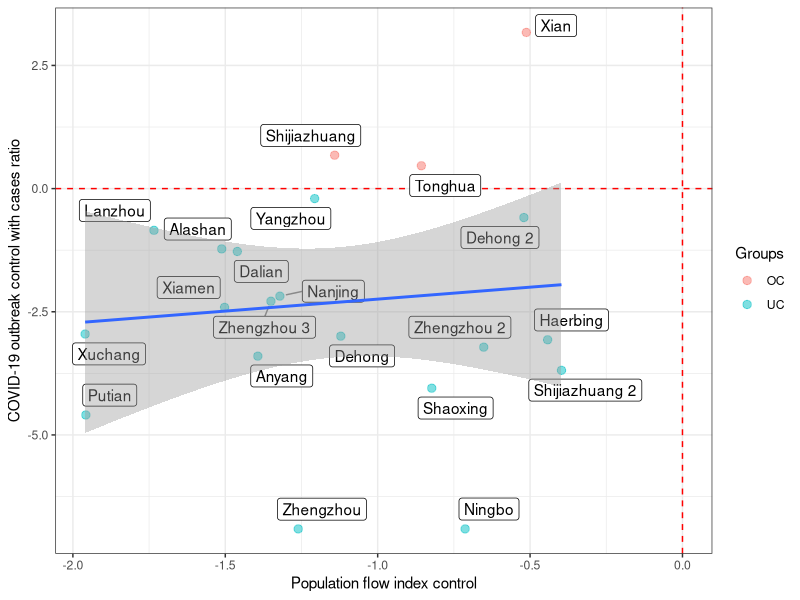

Source code (R): (Note: this script raises an error after producing the figure.)
library(jsonlite)
library(rjson)
library(tidyverse)
library(lubridate)
library(ggrepel)
#rm(list = ls())

#cfile=list.files(pattern = "csv")

#df=tibble()
#for (i in 1:length(cfile)) {
#  x=read.csv(cfile[i],header = T)
#  df=x %>% bind_rows(df)
#}


## non-omicron
#df1=df %>% filter(time<as.Date("2022-01-18")) %>% as_tibble() %>% 
#  mutate(Strength_covid=ifelse(Strength_covid==0,0.001,Strength_covid),
#    x=log(Strength_flu),
#         y=log(Strength_covid))

#write.csv(df1,"df1.csv")


## plot
df1 <- read_csv("df1.csv")

test <- df1 %>%
  mutate(
    `Groups` = case_when(
      `Groups` == "UC" ~ "Under control",
      `Groups` == "OC" ~ "Out of control",
      TRUE ~ `Groups` # All the other remain the same
    )
  )

p1=ggplot(df1,aes(x=x,y=y,label=name))+
  geom_hline(yintercept=0, linetype="dashed", color = "red")+
  geom_vline(xintercept=0, linetype="dashed", color = "red")+
  geom_point(
    aes(color = `Groups`, fill = `Groups`),
    size = 2.5, alpha = 0.5, 
    shape = 21
  )+
  geom_label_repel(aes(label = name),
                   box.padding   = 0.35, 
                   point.padding = 0.5,
                   segment.color = 'grey50')+ 
  geom_smooth(aes(x,y),method = lm)+
  labs(x="Population flow index control",y="COVID-19 outbreak control with cases ratio")+
  theme_bw()

## non-omicron

ggsave("caseR-A.pdf",width = 12,height = 6,dpi = 500)


#df2=df %>% filter(time>as.Date("2022-01-17")) %>% as_tibble() %>% 
#  mutate(Strength_covid=ifelse(Strength_covid==0,0.001,Strength_covid),
#         x=log(Strength_flu),
#         y=log(Strength_covid)) %>% 
#  filter(!name %in% c("Jiamusi","Hangzhou",
#                      "Zhengzhou",
#                      "Dezhou"))

#write.csv(df2,"df2.csv")


## plot
df2 <- read_csv("df2.csv")

test <- df1 %>%
  mutate(
    `Groups` = case_when(
      `Groups` == "UC" ~ "Under control",
      `Groups` == "OC" ~ "Out of control",
      TRUE ~ `Groups` # All the other remain the same
    )
  )

p2=ggplot(df2,aes(x=x,y=y,label=name))+
  geom_hline(yintercept=0, linetype="dashed", color = "red")+
  geom_vline(xintercept=0, linetype="dashed", color = "red")+
  geom_point(
    aes(color = `Groups`, fill = `Groups`),
    size = 2.5, alpha = 0.5, 
    shape = 21
  )+
  geom_label_repel(aes(label = name),
                   box.padding   = 0.35, 
                   point.padding = 0.5,
                   segment.color = 'grey50')+ 
  geom_smooth(aes(x,y),method = lm)+
  labs(x="Population flow index control",y="COVID-19 outbreak control with cases ratio")+
  theme_bw()

p2=p2+plot_annotation(tag_levels = 'A')
ggsave("caseR-B.pdf",width = 12,height = 6,dpi = 500)


library(patchwork)
p1+p2+plot_annotation(tag_levels = 'A')
ggsave("Omicron-two.pdf",width = 12,height = 12,dpi = 500)



dfp=df1 %>% mutate(type="Non-Omicron") %>% 
  bind_rows(df2 %>% mutate(type="Omicron"))


ggplot(dfp,aes(x=x,y=y,label=name,color=type))+
  geom_hline(yintercept=0, linetype="dashed", color = "red")+
  geom_vline(xintercept=0, linetype="dashed", color = "red")+
  geom_point()+
  guides(color = guide_legend(title = NULL))+
  geom_smooth(method = lm)+
  labs(x="Population flow index control",y="COVID-19 case control")+
  theme_bw()

ggsave("Omicron-all.pdf",width = 8,height = 6,dpi = 500)


ggplot(dfp,aes(x=y,y=x,label=name,color=type))+
  geom_hline(yintercept=0, linetype="dashed", color = "red")+
  geom_vline(xintercept=0, linetype="dashed", color = "red")+
  geom_point()+
  guides(color = guide_legend(title = NULL))+
  geom_smooth(method = lm)+
  labs(x="Population flow index control",y="COVID-19 case control")+
  theme_bw()

ggsave("Omicron-all.pdf",width = 8,height = 6,dpi = 500)



#some tweaking

fit1=glm(y~x,data = df1)
summary(fit1)


fit2=glm(y~x,data = df2)
summary(fit2)


fit2=glm(y~x,data = df2 %>% filter(y>-5))
summary(fit2)



summary(fit1) # display results
confint(fit1) # 95% CI for the coefficients
exp(coef(fit2)) # exponentiated coefficients
exp(confint(fit2)) # 95% CI for exponentiated coefficients



library(ggpubr)

ggboxplot(dfp, x = "type", y = "during_case",
          color = "type", palette = "jco")+
  stat_compare_means(method = "t.test")+
  labs(y="Days during the outbreak",x="")+
  guides(color = guide_legend(title = NULL))+
  theme_bw()

dfp %>% group_by(type) %>% 
  summarise(mean=mean(during_case),
            sd=sd(during_case))


x=df1 %>% filter(during_index<100) %>% 
  slice(-20)
mean(x$during_index)




x=df1 %>% 
  slice(-3,-13)
cor.test(x$x,x$y)


#some tweaking

fit1=glm(x~y,data = df1)
summary(fit1)

0.0197 

fit2=glm(x~y,data = df2)
summary(fit2)
0.05657

set.seed(123)
x=rnorm(100,-2.5,2)
y1=0.9400073*x-0.502

y2=1.022451*x+1.259

dfx=tibble(x=x,y1=y1,y2=y2) %>% 
  gather("type","y",-x)
  

fit2=glm(y1~x,data = dfx)
summary(fit2)


fit2=glm(x~y1,data = dfx)
summary(fit2)

fit1=glm(x~y2,data = dfx)
summary(fit1)
